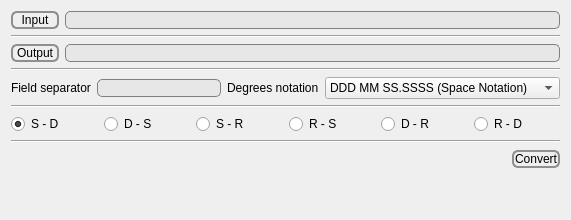
         <widget class="QWidget" name="tab_5">
          <attribute name="title">
           <string>Degrees Converter</string>
          </attribute>
          <layout class="QVBoxLayout" name="verticalLayout_8">
           <item>
            <layout class="QGridLayout" name="gridLayout_5">
             <item row="0" column="0">
              <widget class="QPushButton" name="openFileNameButton">
               <property name="styleSheet">
                <string notr="true">QPushButton {
     border: 2px solid #8f8f91;
     border-radius: 6px;
     background-color: qlineargradient(x1: 0, y1: 0, x2: 0, y2: 1,
                                       stop: 0 #f6f7fa, stop: 1 #dadbde);
     min-width: 44px;
 }

 QPushButton:pressed {
     background-color: qlineargradient(x1: 0, y1: 0, x2: 0, y2: 1,
                                       stop: 0 #dadbde, stop: 1 #f6f7fa);
 }

 QPushButton:flat {
     border: none; /* no border for a flat push button */
 }

 QPushButton:default {
     border-color: navy; /* make the default button prominent */
 }</string>
               </property>
               <property name="text">
                <string>Input</string>
               </property>
              </widget>
             </item>
             <item row="2" column="0">
              <widget class="QPushButton" name="saveFileNameButton">
               <property name="styleSheet">
                <string notr="true">QPushButton {
     border: 2px solid #8f8f91;
     border-radius: 6px;
     background-color: qlineargradient(x1: 0, y1: 0, x2: 0, y2: 1,
                                       stop: 0 #f6f7fa, stop: 1 #dadbde);
     min-width: 44px;
 }

 QPushButton:pressed {
     background-color: qlineargradient(x1: 0, y1: 0, x2: 0, y2: 1,
                                       stop: 0 #dadbde, stop: 1 #f6f7fa);
 }

 QPushButton:flat {
     border: none; /* no border for a flat push button */
 }

 QPushButton:default {
     border-color: navy; /* make the default button prominent */
 }</string>
               </property>
               <property name="text">
                <string>Output</string>
               </property>
              </widget>
             </item>
             <item row="0" column="1">
              <widget class="QLineEdit" name="openFileNameLabel">
               <property name="styleSheet">
                <string notr="true">QLineEdit {
     border: 1px solid gray;
     border-radius: 5px;
     padding: 0 8px;
     background: rgb(231, 231, 231);
 }</string>
               </property>
              </widget>
             </item>
             <item row="2" column="1">
              <widget class="QLineEdit" name="saveFileNameLabel">
               <property name="styleSheet">
                <string notr="true">QLineEdit {
     border: 1px solid gray;
     border-radius: 5px;
     padding: 0 8px;
     background: rgb(231, 231, 231);
 }</string>
               </property>
              </widget>
             </item>
             <item row="7" column="0" colspan="2">
              <layout class="QHBoxLayout" name="horizontalLayout_7">
               <item>
                <widget class="QRadioButton" name="sdRadioButton">
                 <property name="text">
                  <string>S - D</string>
                 </property>
                 <property name="checked">
                  <bool>true</bool>
                 </property>
                </widget>
               </item>
               <item>
                <widget class="QRadioButton" name="dsRadioButton">
                 <property name="text">
                  <string>D - S</string>
                 </property>
                </widget>
               </item>
               <item>
                <widget class="QRadioButton" name="srRadioButton">
                 <property name="text">
                  <string>S - R</string>
                 </property>
                </widget>
               </item>
               <item>
                <widget class="QRadioButton" name="rsRadioButton">
                 <property name="text">
                  <string>R - S</string>
                 </property>
                </widget>
               </item>
               <item>
                <widget class="QRadioButton" name="drRadioButton">
                 <property name="text">
                  <string>D - R</string>
                 </property>
                </widget>
               </item>
               <item>
                <widget class="QRadioButton" name="rdRadioButton">
                 <property name="text">
                  <string>R - D</string>
                 </property>
                </widget>
               </item>
              </layout>
             </item>
             <item row="1" column="0" colspan="2">
              <widget class="Line" name="line_16">
               <property name="orientation">
                <enum>Qt::Horizontal</enum>
               </property>
              </widget>
             </item>
             <item row="3" column="0" colspan="2">
              <widget class="Line" name="line_18">
               <property name="orientation">
                <enum>Qt::Horizontal</enum>
               </property>
              </widget>
             </item>
             <item row="6" column="0" colspan="2">
              <widget class="Line" name="line_17">
               <property name="orientation">
                <enum>Qt::Horizontal</enum>
               </property>
              </widget>
             </item>
             <item row="4" column="0" colspan="2">
              <layout class="QGridLayout" name="gridLayout_6">
               <item row="0" column="0">
                <widget class="QLabel" name="label_6">
                 <property name="text">
                  <string>Field separator</string>
                 </property>
                </widget>
               </item>
               <item row="0" column="1">
                <widget class="QLineEdit" name="lineEdit">
                 <property name="styleSheet">
                  <string notr="true">QLineEdit {
     border: 1px solid gray;
     border-radius: 5px;
     padding: 0 8px;
     background: rgb(231, 231, 231);
 }</string>
                 </property>
                 <property name="alignment">
                  <set>Qt::AlignCenter</set>
                 </property>
                </widget>
               </item>
               <item row="0" column="2">
                <widget class="QLabel" name="label_5">
                 <property name="text">
                  <string>Degrees notation</string>
                 </property>
                </widget>
               </item>
               <item row="0" column="3">
                <widget class="QComboBox" name="comboBox_2">
                 <item>
                  <property name="text">
                   <string>DDD MM SS.SSSS (Space Notation)</string>
                  </property>
                 </item>
                 <item>
                  <property name="text">
                   <string>DDDdMM'SSS.SS&quot;H (Proj Notation)</string>
                  </property>
                 </item>
                 <item>
                  <property name="text">
                   <string>DDD:MM:SSS.SSSH (Grass Notation)</string>
                  </property>
                 </item>
                 <item>
                  <property name="text">
                   <string>° ' ''</string>
                  </property>
                 </item>
                </widget>
               </item>
              </layout>
             </item>
             <item row="9" column="0" colspan="2">
              <layout class="QHBoxLayout" name="horizontalLayout_10">
               <item>
                <spacer name="horizontalSpacer_7">
                 <property name="orientation">
                  <enum>Qt::Horizontal</enum>
                 </property>
                 <property name="sizeHint" stdset="0">
                  <size>
                   <width>40</width>
                   <height>20</height>
                  </size>
                 </property>
                </spacer>
               </item>
               <item>
                <widget class="QPushButton" name="convert">
                 <property name="styleSheet">
                  <string notr="true">QPushButton {
     border: 2px solid #8f8f91;
     border-radius: 6px;
     background-color: qlineargradient(x1: 0, y1: 0, x2: 0, y2: 1,
                                       stop: 0 #f6f7fa, stop: 1 #dadbde);
     min-width: 44px;
 }

 QPushButton:pressed {
     background-color: qlineargradient(x1: 0, y1: 0, x2: 0, y2: 1,
                                       stop: 0 #dadbde, stop: 1 #f6f7fa);
 }

 QPushButton:flat {
     border: none; /* no border for a flat push button */
 }

 QPushButton:default {
     border-color: navy; /* make the default button prominent */
 }</string>
                 </property>
                 <property name="text">
                  <string>Convert</string>
                 </property>
                </widget>
               </item>
              </layout>
             </item>
             <item row="8" column="0" colspan="2">
              <widget class="Line" name="line_19">
               <property name="orientation">
                <enum>Qt::Horizontal</enum>
               </property>
              </widget>
             </item>
            </layout>
           </item>
           <item>
            <spacer name="verticalSpacer_4">
             <property name="orientation">
              <enum>Qt::Vertical</enum>
             </property>
             <property name="sizeHint" stdset="0">
              <size>
               <width>20</width>
               <height>40</height>
              </size>
             </property>
            </spacer>
           </item>
          </layout>
         </widget>
